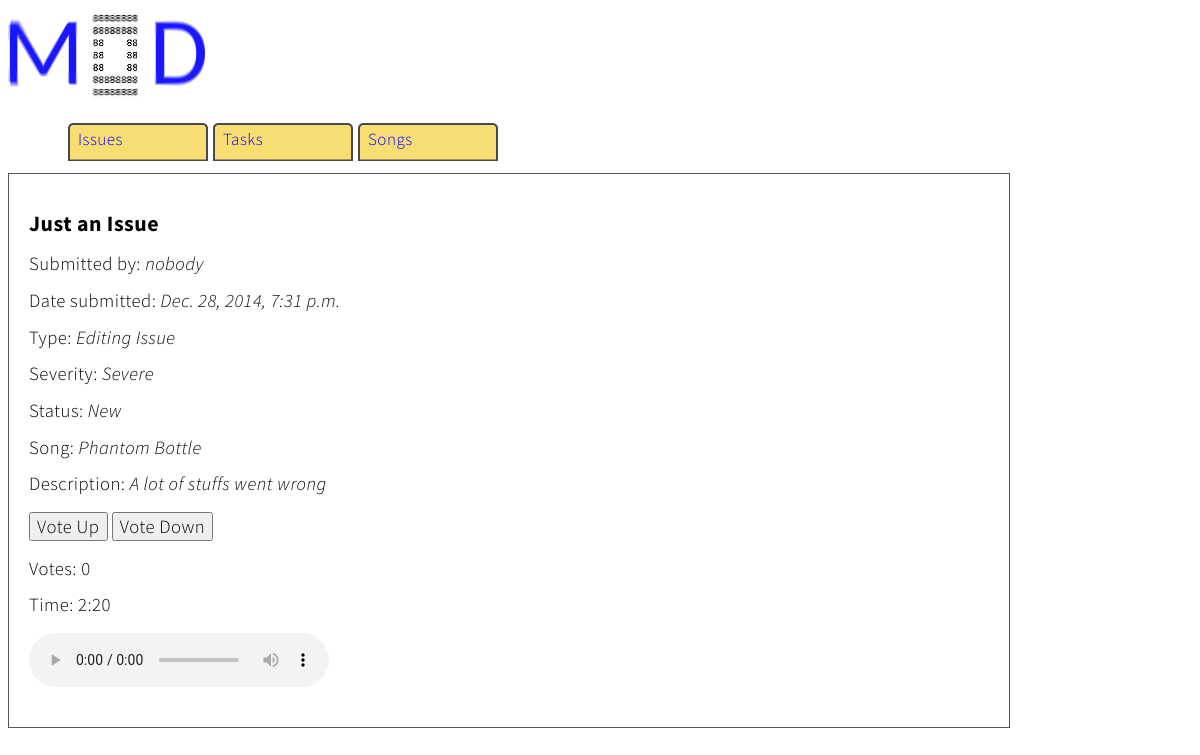
Screenshot of /issues/4/ with the database file from the repository.
### issues/models.py (models this page shows, shortened)
class Issue(models.Model):
    def is_new(self):
        return self.status == 'New'
    def timecode(self):
        minutes = self.seconds / 60
        seconds = self.seconds % 60
        return "%d:%02d" % (minutes, seconds)
    is_new.boolean = True
    title = models.CharField(max_length=50)
    description = models.CharField(max_length=1000)
    date = models.DateTimeField('date')
    typeof = models.CharField(max_length=100, choices=TYPE_CHOICES, default='Suggestion')
    severity = models.CharField(max_length = 100, choices=SEVERITY_CHOICES, default='Trivial')
    status = models.CharField(max_length = 50, choices=STATUS_CHOICES, default='New')
    votes = models.IntegerField(default=0)
    song = models.ForeignKey(Song)
    seconds = models.IntegerField(default=0)
    postedby = models.CharField(max_length=30, default='nobody')

class Song(models.Model):
    title = models.CharField(max_length=50, default='')
    notes = models.CharField(max_length=200, default='None')
    url = models.CharField(max_length=500, default='')

### issues/views.py (the view)
# urls.py: url(r'^(?P<pk>\d+)/$', views.DetailView.as_view(), name='detail'),
class DetailView(generic.DetailView):
    model = Issue
    template_name = 'issues/detail.html'

### issues/templates/issues/detail.html (shortened to what this page needs)
{% load staticfiles %}
<link rel="stylesheet" type="text/css" href="{% static 'issues/style.css' %}"/>
<head>
</head>
<body>
<header id='header'>
    <img src="{% static 'issues/images/mod.png' %}"/>
    <div class='top'>
        <ul>
            <a href="{% url 'issues:index' %}"><li>Issues</li></a>
            <a href="{% url 'issues:task_index' %}"><li>Tasks</li></a>
            <a href="{% url 'issues:song_index' %}"><li>Songs</li></a>
        </ul>
    </div>
</header>
<div class='details'>
<h3>{{ issue.title }}</h3>
<div class='detail'>
    <p>Submitted by: <i>{{ issue.postedby }}</i></p>
    <p>Date submitted: <i>{{ issue.date }}</i></p>
    <p>Type: <i>{{ issue.typeof }}</i></p>
    <p>Severity: <i>{{ issue.severity }}</i></p>
    <p>Status: <i>{{ issue.status }}</i></p>
    {% if issue.song.title != 'General' %}
        <p>Song: <i>{{ issue.song.title }}</i></p>
    {% endif %}
    <div class='description'><p>Description: <i>{{ issue.description }}</i></p></div>
<form action="{% url 'issues:vote' issue.id %}" method="post">
    <input type='submit' name='voteup' value='Vote Up'>
    <input type='submit' name='votedown' value='Vote Down'>
</form>
<p>Votes: {{ issue.votes }}</p>
<p>Time: {{ issue.timecode }}</p>
{% if issue.song.url != '' %}
<audio controls id="song">
  <source src="{{ issue.song.url }}" type="audio/mpeg">
</audio>
{% endif %}
</div>
</div>
</body>

### issues/static/issues/style.css (style rules this page uses)
body,input,textarea,select { font-family: 'Source Sans Pro', sans-serif; font-weight: 300; font-size: 14pt; line-height: 1.75em; color: #000000; letter-spacing: 0.5px; }
.top { float: left; width:960px; padding:0px 20px 0px 20px; }
.top a { text-decoration: none; }
.top a:link { color: #0000FF; }
.top li { float: left; width: 125px; height: 50px; margin-top: 1px; text-align: left; font-size: 17px; background:url('images/tab.png'); background-repeat: no-repeat; list-style-type: none; padding: 0px 10px; }
#header { float: left; }
#header img { float: left; }
.details { float:left; width:960px; padding:20px 20px 40px 20px; line-height:18px; border: 1px solid #555555; }

### rows the page displays
Issue: title "Just an Issue", postedby "nobody", date "Dec. 28, 2014, 7:31 p.m.", typeof "Editing Issue", severity "Severe", status "New", song "Phantom Bottle", description "A lot of stuffs went wrong", votes "0", timecode "2:20"
